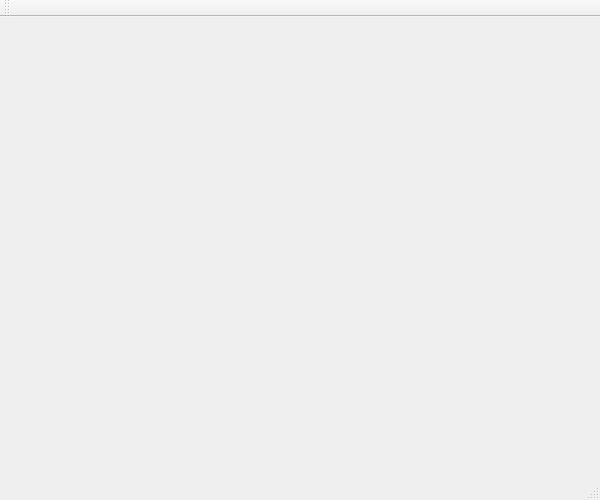
<?xml version="1.0" encoding="UTF-8"?>
<ui version="4.0">
 <class>Bash</class>
 <widget class="QMainWindow" name="Bash">
  <property name="enabled">
   <bool>true</bool>
  </property>
  <property name="minimumSize">
   <size>
    <width>600</width>
    <height>500</height>
   </size>
  </property>
  <property name="maximumSize">
   <size>
    <width>600</width>
    <height>500</height>
   </size>
  </property>
  <property name="windowTitle">
   <string>Bash</string>
  </property>
  <widget class="QWidget" name="centralWidget">
   <widget class="QWidget" name="gridLayoutWidget">
    <property name="geometry">
     <rect>
      <x>10</x>
      <y>9</y>
      <width>581</width>
      <height>431</height>
     </rect>
    </property>
    <layout class="QGridLayout" name="gridLayout"/>
   </widget>
  </widget>
  <widget class="QMenuBar" name="menuBar">
   <property name="geometry">
    <rect>
     <x>0</x>
     <y>0</y>
     <width>600</width>
     <height>21</height>
    </rect>
   </property>
  </widget>
  <widget class="QToolBar" name="mainToolBar">
   <attribute name="toolBarArea">
    <enum>TopToolBarArea</enum>
   </attribute>
   <attribute name="toolBarBreak">
    <bool>false</bool>
   </attribute>
  </widget>
  <widget class="QStatusBar" name="statusBar"/>
 </widget>
 <layoutdefault spacing="6" margin="11"/>
 <resources/>
 <connections/>
</ui>
